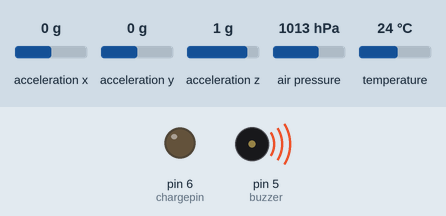
Simulated run of this sketch. Board: Arduino Uno, built for the host (arithmetic inside an expression is 32-bit, double 64-bit). Shown: output pins drawn as LEDs (lit = HIGH), buzzer (waves = sounding). Inputs (shaded band) come from the test bench; at power-on: acceleration x 0 g, acceleration y 0 g, acceleration z 1 g, air pressure 1013 hPa, temperature 24 °C. Storage starts empty.

Above: at 4.4 s.
At 8.9 s:
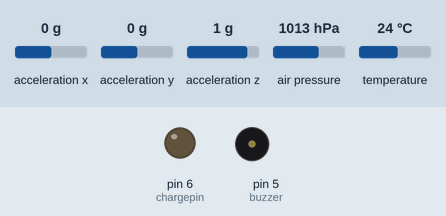
Timing chart, 0 to 11.2 s (numbered marks = the images above):
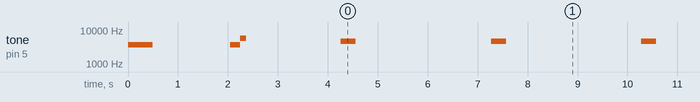

Measured:
- by itself, tone on pin 5 (buzzer): plays 3700 Hz for 0.50 s, 3700 Hz for 0.20 s, 5700 Hz for 0.12 s, 4700 Hz for 0.30 s, 4700 Hz for 0.30 s, 4700 Hz for 0.30 s … (45 notes in this stretch)

The sketch:

Data_logger_V2.11.ino
```cpp
//Libraries. This flight computer uses a BMP280 and ADXL345 over I2C and an SD reader over SPI.
#include <Adafruit_BMP280.h>
#include <SD.h>
#include <Wire.h>
#include <Adafruit_ADXL345_U.h>
#include <SPI.h>

//Define constants
#define chargepin 6
#define buzzer 5
#define logtime 10 //<--slows down time between logs by this much. current loop can run every 10-11ms which is 100 lines of data per second, adding 10ms this slows it down to 50.
#define buzztime 3000
#define flushtime 10000
#define armcheck 50 //<--This is the minimum height in meters that the deployment charge can go off. Change this for whatever needed.

//Variables
float temp, pres, alti, bmpcal1, bmpcal2, bmpcal3, altioffset, corectedalt, checkalti, accelx, accely, accelz;
float alticheck = 0;
int deploycount = 0;
long buzzclock, flushclock;
unsigned long timer;
bool armed = false;

//BMP, ADXL and SD things
Adafruit_BMP280 bmp;
Adafruit_ADXL345_Unified accel = Adafruit_ADXL345_Unified();
File logfile;

void setup() {
//setup begin tone
  pinMode(buzzer, OUTPUT);
  tone(buzzer, 3700, 500);
  delay(1000);
//setup BMP, ADXL and SD
  pinMode (chargepin, OUTPUT);
  Serial.begin(9600);
  bmp.begin(0x76); //<--I2C address is needed apparently otherwise altimeter just spits out garbage.
  accel.begin();
  accel.setRange(ADXL345_RANGE_16_G);
  if (SD.begin(SPI_FULL_SPEED, 10)){
     logfile = SD.open("log.txt", FILE_WRITE);
     logfile.println();
     logfile.println("~~ NEW FLIGHT ~~");
     logfile.println();
  }
  if (!SD.begin(10)) {
     Serial.println("SD card initialisation failed");
     while (1);
  }

//Figure out an offest for height above ground. There's a better way to do this with the BMP probably.
  Wire.begin();
  bmpcal1 = bmp.readAltitude();
  delay(500);
  bmpcal2 = bmp.readAltitude();
  delay(500);
  bmpcal3 = bmp.readAltitude();
  altioffset = ((bmpcal1 + bmpcal2 + bmpcal3) / 3);
  Wire.endTransmission();

//Double tone to indicate setup is done.
  tone(buzzer, 3700, 220);
  delay(200);
  tone(buzzer, 5700, 120);
  delay(2000);
}

void readbmp (void) {
//Read stuff from the BMP sensor, store it in variables
  Wire.begin();
  temp = bmp.readTemperature();
  pres = bmp.readPressure() / 100.0;
  alti = bmp.readAltitude();
  corectedalt = alti - altioffset;
  Wire.endTransmission();
}

void readadxl (void) {
//Read stuff from the accelerometer, store it in variables
  Wire.begin();
  sensors_event_t event;
  accel.getEvent(&event);
  accelx = event.acceleration.x - 0.143;
  accely = event.acceleration.y + 0.776;
  accelz = event.acceleration.z + 0.969;
  Wire.endTransmission();
}

void arming (void) {
//Run arming check. Altitude above ground must be above armcheck before the deployment check runs.
  if (armed){
     deployment();
     }
  else {
       if (corectedalt > armcheck) {
          armed = true;
          logfile.println("~~ EJECTION CHARGE ARMED ~~");
          }
       }
}

void deployment (void) {
//Run the deployment checks and allows firing of deployment charge if condition is met.
//Apogee is detected when there have been at least 3 consecutive reductions in altitude.
//Disables deployment charge for safety if altitude falls below armcheck.


//****     This section of code is can't be properly tested without a flight,     ****
//****     so, no deployment charge will be hooked up for initial flight.         ****
//****     Prints a line to logfile instead to indicate events.                   ****

  if (corectedalt < alticheck) {
     deploycount = deploycount + 1;
     alticheck = corectedalt;
     }
  else {
       deploycount = 0;
       alticheck = corectedalt;
       }
  if (deploycount > 3) {
     digitalWrite(chargepin, HIGH);
     logfile.println("~~ EJECTION CHARGE FIRED ~~");
     }
  if (corectedalt < armcheck) {
     armed = false;
     deploycount = 0;
     digitalWrite(chargepin, LOW);
     logfile.println("~~ EJECTION CHARGE DISABLED ~~");
     }
}

void loop() {
//Timestamp
  timer = millis();
  while (millis() - timer < logtime) {
  }
//Tone indicating logging is happening
  if  (timer - buzzclock >= buzztime) {
      tone(buzzer, 4700, 300);
      buzzclock = timer;
      }

//run through all the reads and checks
  readbmp();
  readadxl();
  arming();

//Log the stuff to the file.
  #define COMMA logfile.print(",");
  logfile.print(timer); COMMA;
  logfile.print(temp); COMMA;
  logfile.print(pres); COMMA;
  logfile.print(alti); COMMA;
  logfile.print(corectedalt); COMMA;
  logfile.print(accelx); COMMA;
  logfile.print(accely); COMMA;
  logfile.print(accelz); COMMA;
  logfile.println();

//Required to write to the text file properly, otherwise the file comes back empty.
//Loop runs quicker this way compared to opening and then closing the file every loop, allowing more frequent logging.
   if ((timer - flushclock >= flushtime))
      {
       logfile.flush();
       flushclock = timer;
      }
}
```
